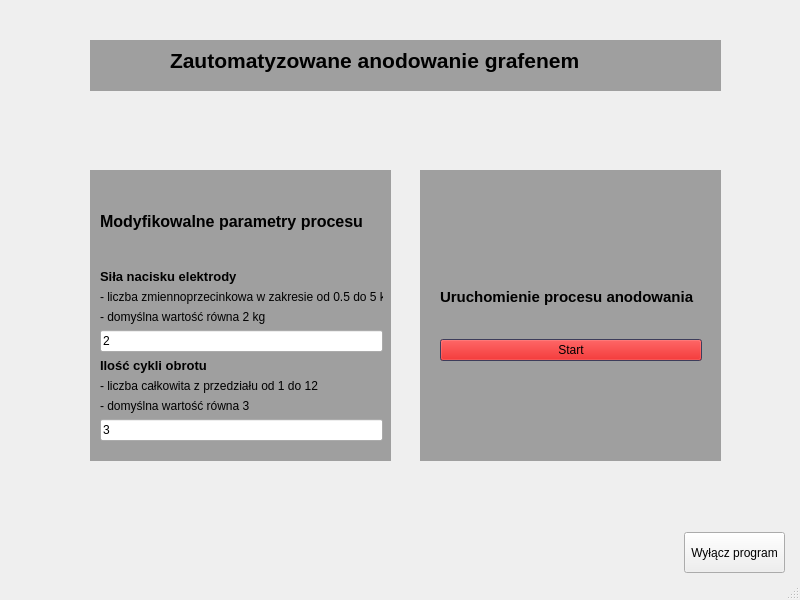
<?xml version="1.0" encoding="UTF-8"?>
<ui version="4.0">
 <class>MainWindow</class>
 <widget class="QMainWindow" name="MainWindow">
  <property name="geometry">
   <rect>
    <x>0</x>
    <y>0</y>
    <width>800</width>
    <height>600</height>
   </rect>
  </property>
  <property name="windowTitle">
   <string>MainWindow</string>
  </property>
  <widget class="QWidget" name="centralwidget">
   <widget class="QLabel" name="label">
    <property name="geometry">
     <rect>
      <x>170</x>
      <y>30</y>
      <width>481</width>
      <height>61</height>
     </rect>
    </property>
    <property name="font">
     <font>
      <pointsize>16</pointsize>
      <weight>75</weight>
      <bold>true</bold>
     </font>
    </property>
    <property name="text">
     <string>Zautomatyzowane anodowanie grafenem</string>
    </property>
   </widget>
   <widget class="QLabel" name="label_2">
    <property name="geometry">
     <rect>
      <x>10</x>
      <y>520</y>
      <width>251</width>
      <height>51</height>
     </rect>
    </property>
    <property name="text">
     <string/>
    </property>
    <property name="pixmap">
     <pixmap>logo PWr czarne poziom  bez tla.png</pixmap>
    </property>
    <property name="scaledContents">
     <bool>true</bool>
    </property>
   </widget>
   <widget class="QWidget" name="verticalLayoutWidget_3">
    <property name="geometry">
     <rect>
      <x>440</x>
      <y>260</y>
      <width>262</width>
      <height>101</height>
     </rect>
    </property>
    <layout class="QVBoxLayout" name="verticalLayout_3">
     <item>
      <widget class="QLabel" name="label_6">
       <property name="font">
        <font>
         <pointsize>11</pointsize>
         <weight>75</weight>
         <bold>true</bold>
        </font>
       </property>
       <property name="text">
        <string>Uruchomienie procesu anodowania</string>
       </property>
      </widget>
     </item>
     <item>
      <widget class="QPushButton" name="pushButton_2">
       <property name="sizeIncrement">
        <size>
         <width>0</width>
         <height>40</height>
        </size>
       </property>
       <property name="palette">
        <palette>
         <active>
          <colorrole role="WindowText">
           <brush brushstyle="SolidPattern">
            <color alpha="255">
             <red>92</red>
             <green>92</green>
             <blue>92</blue>
            </color>
           </brush>
          </colorrole>
          <colorrole role="Button">
           <brush brushstyle="SolidPattern">
            <color alpha="255">
             <red>213</red>
             <green>0</green>
             <blue>0</blue>
            </color>
           </brush>
          </colorrole>
          <colorrole role="Base">
           <brush brushstyle="SolidPattern">
            <color alpha="255">
             <red>255</red>
             <green>255</green>
             <blue>255</blue>
            </color>
           </brush>
          </colorrole>
          <colorrole role="Window">
           <brush brushstyle="SolidPattern">
            <color alpha="255">
             <red>85</red>
             <green>85</green>
             <blue>127</blue>
            </color>
           </brush>
          </colorrole>
         </active>
         <inactive>
          <colorrole role="WindowText">
           <brush brushstyle="SolidPattern">
            <color alpha="255">
             <red>92</red>
             <green>92</green>
             <blue>92</blue>
            </color>
           </brush>
          </colorrole>
          <colorrole role="Button">
           <brush brushstyle="SolidPattern">
            <color alpha="255">
             <red>213</red>
             <green>0</green>
             <blue>0</blue>
            </color>
           </brush>
          </colorrole>
          <colorrole role="Base">
           <brush brushstyle="SolidPattern">
            <color alpha="255">
             <red>255</red>
             <green>255</green>
             <blue>255</blue>
            </color>
           </brush>
          </colorrole>
          <colorrole role="Window">
           <brush brushstyle="SolidPattern">
            <color alpha="255">
             <red>85</red>
             <green>85</green>
             <blue>127</blue>
            </color>
           </brush>
          </colorrole>
         </inactive>
         <disabled>
          <colorrole role="WindowText">
           <brush brushstyle="SolidPattern">
            <color alpha="255">
             <red>120</red>
             <green>120</green>
             <blue>120</blue>
            </color>
           </brush>
          </colorrole>
          <colorrole role="Button">
           <brush brushstyle="SolidPattern">
            <color alpha="255">
             <red>213</red>
             <green>0</green>
             <blue>0</blue>
            </color>
           </brush>
          </colorrole>
          <colorrole role="Base">
           <brush brushstyle="SolidPattern">
            <color alpha="255">
             <red>85</red>
             <green>85</green>
             <blue>127</blue>
            </color>
           </brush>
          </colorrole>
          <colorrole role="Window">
           <brush brushstyle="SolidPattern">
            <color alpha="255">
             <red>85</red>
             <green>85</green>
             <blue>127</blue>
            </color>
           </brush>
          </colorrole>
         </disabled>
        </palette>
       </property>
       <property name="text">
        <string>Start</string>
       </property>
      </widget>
     </item>
    </layout>
   </widget>
   <widget class="QWidget" name="verticalLayoutWidget">
    <property name="geometry">
     <rect>
      <x>100</x>
      <y>180</y>
      <width>283</width>
      <height>261</height>
     </rect>
    </property>
    <layout class="QVBoxLayout" name="verticalLayout_6">
     <item>
      <widget class="QLabel" name="label_3">
       <property name="font">
        <font>
         <pointsize>12</pointsize>
         <weight>75</weight>
         <bold>true</bold>
        </font>
       </property>
       <property name="text">
        <string>Modyfikowalne parametry procesu</string>
       </property>
      </widget>
     </item>
     <item>
      <layout class="QVBoxLayout" name="verticalLayout_7">
       <item>
        <widget class="QLabel" name="label_7">
         <property name="font">
          <font>
           <pointsize>10</pointsize>
           <weight>75</weight>
           <bold>true</bold>
          </font>
         </property>
         <property name="text">
          <string>Siła nacisku elektrody </string>
         </property>
        </widget>
       </item>
       <item>
        <widget class="QLabel" name="label_9">
         <property name="text">
          <string>- liczba zmiennoprzecinkowa w zakresie od 0.5 do 5 kg</string>
         </property>
        </widget>
       </item>
       <item>
        <widget class="QLabel" name="label_10">
         <property name="text">
          <string>- domyślna wartość równa 2 kg</string>
         </property>
        </widget>
       </item>
       <item>
        <widget class="QLineEdit" name="lineEdit">
         <property name="text">
          <string>2</string>
         </property>
        </widget>
       </item>
       <item>
        <widget class="QLabel" name="label_4">
         <property name="font">
          <font>
           <pointsize>10</pointsize>
           <weight>75</weight>
           <bold>true</bold>
          </font>
         </property>
         <property name="mouseTracking">
          <bool>true</bool>
         </property>
         <property name="acceptDrops">
          <bool>true</bool>
         </property>
         <property name="text">
          <string>Ilość cykli obrotu </string>
         </property>
         <property name="scaledContents">
          <bool>true</bool>
         </property>
        </widget>
       </item>
       <item>
        <widget class="QLabel" name="label_8">
         <property name="text">
          <string>- liczba całkowita z przedziału od 1 do 12</string>
         </property>
        </widget>
       </item>
       <item>
        <widget class="QLabel" name="label_5">
         <property name="text">
          <string>- domyślna wartość równa 3</string>
         </property>
        </widget>
       </item>
       <item>
        <widget class="QLineEdit" name="lineEdit_2">
         <property name="text">
          <string>3</string>
         </property>
        </widget>
       </item>
      </layout>
     </item>
    </layout>
   </widget>
   <widget class="QMdiArea" name="mdiArea">
    <property name="geometry">
     <rect>
      <x>90</x>
      <y>40</y>
      <width>631</width>
      <height>51</height>
     </rect>
    </property>
   </widget>
   <widget class="QMdiArea" name="mdiArea_2">
    <property name="geometry">
     <rect>
      <x>90</x>
      <y>170</y>
      <width>301</width>
      <height>291</height>
     </rect>
    </property>
   </widget>
   <widget class="QMdiArea" name="mdiArea_3">
    <property name="geometry">
     <rect>
      <x>420</x>
      <y>170</y>
      <width>301</width>
      <height>291</height>
     </rect>
    </property>
   </widget>
   <widget class="QPushButton" name="pushButton">
    <property name="geometry">
     <rect>
      <x>684</x>
      <y>532</y>
      <width>101</width>
      <height>41</height>
     </rect>
    </property>
    <property name="text">
     <string>Wyłącz program</string>
    </property>
   </widget>
   <zorder>mdiArea_3</zorder>
   <zorder>mdiArea_2</zorder>
   <zorder>mdiArea</zorder>
   <zorder>label</zorder>
   <zorder>label_2</zorder>
   <zorder>verticalLayoutWidget_3</zorder>
   <zorder>verticalLayoutWidget</zorder>
   <zorder>pushButton</zorder>
  </widget>
  <widget class="QMenuBar" name="menubar">
   <property name="geometry">
    <rect>
     <x>0</x>
     <y>0</y>
     <width>800</width>
     <height>21</height>
    </rect>
   </property>
  </widget>
  <widget class="QStatusBar" name="statusbar"/>
 </widget>
 <resources/>
 <connections/>
</ui>
